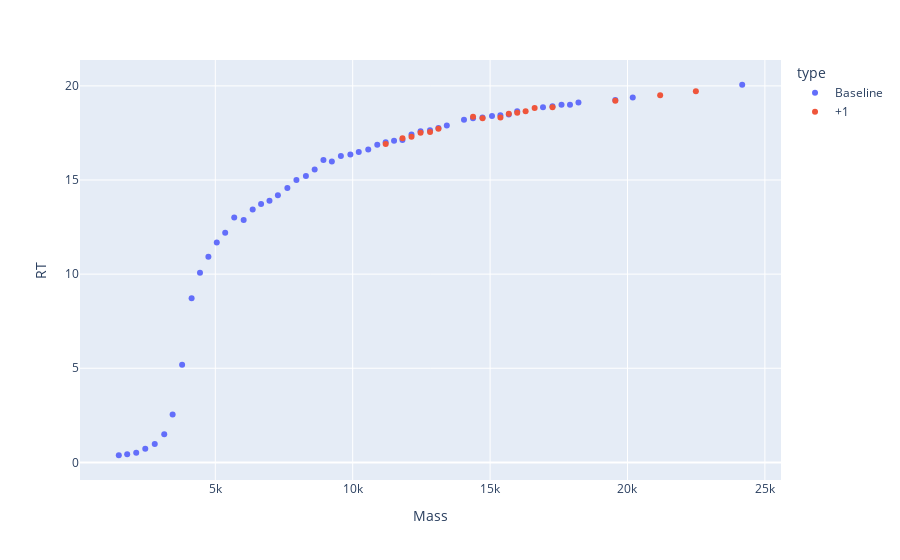
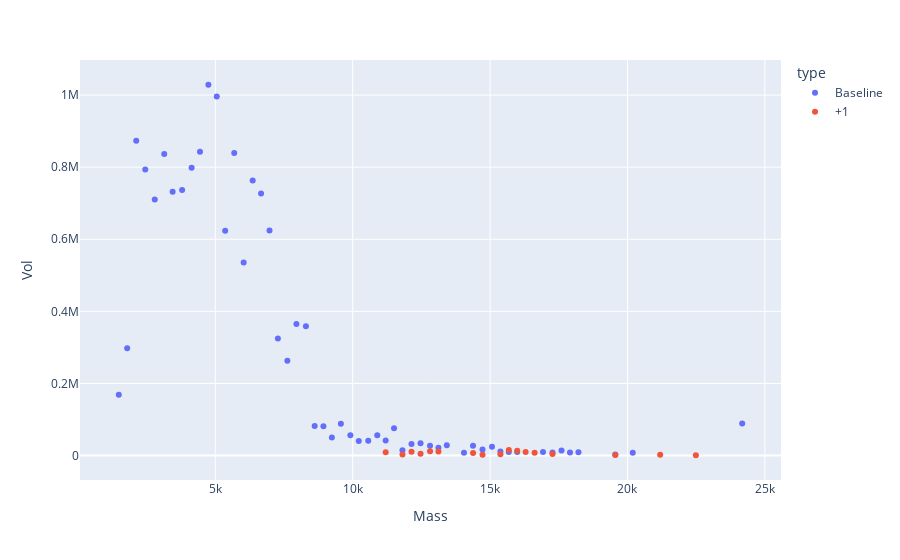

The code cell stored with these charts, in order, in its notebook:
### Code cell
df_src = df19.copy()
dft = gln_ua_3p.copy()
dfm1 = match_dfs(dft, df_src)
# plotly_zone(dfm1)

dft.Mass += 1
dfm2 = match_dfs(dft, df_src)
# dft.Mass -= 1

# dft.Mass -= M
# dfm3 = match_dfs(dft, df_src)
plotly_multi_zones([dfm1, dfm2], names=['Baseline', '+1', '-M'])
plotly_multi_zones([dfm1, dfm2], y='Vol', names=['Baseline', '+1', '-M'])

### Figure 1 — Plotly figure (JSON) as saved in the notebook; plotly's stock layout.template omitted (floating-point values rounded to 4 significant figures)
{"data": [{"hovertemplate": "type=Baseline<br>Mass=%{x}<br>RT=%{y}<extra></extra>", "legendgroup": "Baseline", "marker": {"color": "#636efa", "symbol": "circle"}, "mode": "markers", "name": "Baseline", "orientation": "v", "showlegend": true, "type": "scatter", "x": [4749.0, 5054.0, 2122.0, 4443.0, 5689.0, 3141.0, 4138.0, 2451.0, 6361.0, 3793.0, 3448.0, 6666.0, 2796.0, 6972.0, 5360.0, 6032.0, 7952.0, 8297.0, 7278.0, 1793.0, 7623.0, 1488.0, 24170.0, 9570.0, 8616.0, 8935.0, 11500.0, 10890.0, 9915.0, 9241.0, 11200.0, 10570.0, 10220.0, 12470.0, 12140.0, 13420.0, 14380.0, 12810.0, 15070.0, 13120.0, 14720.0, 11810.0, 17600.0, 15380.0, 15990.0, 16930.0, 15680.0, 18220.0, 17270.0, 17910.0, 14050.0, 20190.0, 19560.0], "xaxis": "x", "y": [10.93, 11.69, 0.5116, 10.08, 13.0, 1.49, 8.715, 0.7186, 13.43, 5.186, 2.549, 13.72, 0.9791, 13.9, 12.2, 12.88, 15.0, 15.21, 14.19, 0.4269, 14.58, 0.3791, 20.06, 16.28, 15.55, 16.07, 17.08, 16.87, 16.36, 15.98, 17.0, 16.62, 16.49, 17.59, 17.42, 17.89, 18.27, 17.64, 18.41, 17.77, 18.31, 17.13, 18.99, 18.45, 18.66, 18.86, 18.49, 19.12, 18.92, 18.99, 18.19, 19.38, 19.25], "yaxis": "y"}, {"hovertemplate": "type=+1<br>Mass=%{x}<br>RT=%{y}<extra></extra>", "legendgroup": "+1", "marker": {"color": "#EF553B", "symbol": "circle"}, "mode": "markers", "name": "+1", "orientation": "v", "showlegend": true, "type": "scatter", "x": [15680.0, 15990.0, 12810.0, 13120.0, 12140.0, 16290.0, 11200.0, 16620.0, 14380.0, 12470.0, 17270.0, 15380.0, 11810.0, 21190.0, 14730.0, 19560.0, 22490.0], "xaxis": "x", "y": [18.52, 18.58, 17.55, 17.73, 17.3, 18.66, 16.91, 18.83, 18.36, 17.51, 18.86, 18.31, 17.21, 19.51, 18.27, 19.21, 19.72], "yaxis": "y"}], "layout": {"legend": {"title": {"text": "type"}, "tracegroupgap": 0}, "margin": {"t": 60}, "xaxis": {"anchor": "y", "domain": [0, 1], "title": {"text": "Mass"}}, "yaxis": {"anchor": "x", "domain": [0, 1], "title": {"text": "RT"}}}}

### Figure 2 — Plotly figure (JSON) as saved in the notebook; plotly's stock layout.template omitted (floating-point values rounded to 4 significant figures)
{"data": [{"hovertemplate": "type=Baseline<br>Mass=%{x}<br>Vol=%{y}<extra></extra>", "legendgroup": "Baseline", "marker": {"color": "#636efa", "symbol": "circle"}, "mode": "markers", "name": "Baseline", "orientation": "v", "showlegend": true, "type": "scatter", "x": [4749.0, 5054.0, 2122.0, 4443.0, 5689.0, 3141.0, 4138.0, 2451.0, 6361.0, 3793.0, 3448.0, 6666.0, 2796.0, 6972.0, 5360.0, 6032.0, 7952.0, 8297.0, 7278.0, 1793.0, 7623.0, 1488.0, 24170.0, 9570.0, 8616.0, 8935.0, 11500.0, 10890.0, 9915.0, 9241.0, 11200.0, 10570.0, 10220.0, 12470.0, 12140.0, 13420.0, 14380.0, 12810.0, 15070.0, 13120.0, 14720.0, 11810.0, 17600.0, 15380.0, 15990.0, 16930.0, 15680.0, 18220.0, 17270.0, 17910.0, 14050.0, 20190.0, 19560.0], "xaxis": "x", "y": [1029000.0, 996100.0, 873300.0, 842900.0, 839000.0, 836500.0, 798700.0, 793300.0, 763100.0, 736700.0, 731800.0, 726800.0, 710500.0, 624300.0, 623600.0, 535400.0, 365000.0, 358500.0, 324400.0, 297300.0, 262800.0, 168500.0, 88820.0, 88240.0, 81700.0, 81570.0, 75940.0, 56690.0, 56000.0, 50270.0, 41490.0, 41240.0, 40110.0, 33820.0, 32250.0, 28750.0, 27270.0, 27250.0, 24230.0, 21630.0, 16740.0, 14570.0, 14370.0, 11260.0, 10090.0, 9675.0, 9553.0, 9146.0, 8643.0, 8501.0, 8094.0, 7599.0, 3185.0], "yaxis": "y"}, {"hovertemplate": "type=+1<br>Mass=%{x}<br>Vol=%{y}<extra></extra>", "legendgroup": "+1", "marker": {"color": "#EF553B", "symbol": "circle"}, "mode": "markers", "name": "+1", "orientation": "v", "showlegend": true, "type": "scatter", "x": [15680.0, 15990.0, 12810.0, 13120.0, 12140.0, 16290.0, 11200.0, 16620.0, 14380.0, 12470.0, 17270.0, 15380.0, 11810.0, 21190.0, 14730.0, 19560.0, 22490.0], "xaxis": "x", "y": [15190.0, 13250.0, 12200.0, 11270.0, 10550.0, 10020.0, 9160.0, 8087.0, 7045.0, 5052.0, 4004.0, 3784.0, 3237.0, 2198.0, 2194.0, 1828.0, 863.5], "yaxis": "y"}], "layout": {"legend": {"title": {"text": "type"}, "tracegroupgap": 0}, "margin": {"t": 60}, "xaxis": {"anchor": "y", "domain": [0, 1], "title": {"text": "Mass"}}, "yaxis": {"anchor": "x", "domain": [0, 1], "title": {"text": "Vol"}}}}
